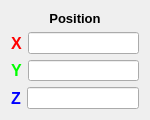
<?xml version="1.0" encoding="UTF-8"?>
<ui version="4.0">
 <class>FDYNPropertyShortCut</class>
 <widget class="QDialog" name="FDYNPropertyShortCut">
  <property name="geometry">
   <rect>
    <x>0</x>
    <y>0</y>
    <width>150</width>
    <height>120</height>
   </rect>
  </property>
  <property name="sizePolicy">
   <sizepolicy hsizetype="Fixed" vsizetype="Fixed">
    <horstretch>0</horstretch>
    <verstretch>0</verstretch>
   </sizepolicy>
  </property>
  <property name="minimumSize">
   <size>
    <width>150</width>
    <height>120</height>
   </size>
  </property>
  <property name="windowTitle">
   <string>Dialog</string>
  </property>
  <layout class="QVBoxLayout" name="verticalLayout">
   <item>
    <widget class="QLabel" name="topLabel">
     <property name="font">
      <font>
       <pointsize>10</pointsize>
       <weight>75</weight>
       <bold>true</bold>
      </font>
     </property>
     <property name="text">
      <string>Position</string>
     </property>
     <property name="alignment">
      <set>Qt::AlignCenter</set>
     </property>
     <property name="wordWrap">
      <bool>true</bool>
     </property>
    </widget>
   </item>
   <item>
    <layout class="QHBoxLayout" name="horizontalLayout">
     <item>
      <widget class="QLabel" name="label">
       <property name="palette">
        <palette>
         <active>
          <colorrole role="WindowText">
           <brush brushstyle="SolidPattern">
            <color alpha="255">
             <red>255</red>
             <green>0</green>
             <blue>0</blue>
            </color>
           </brush>
          </colorrole>
         </active>
         <inactive>
          <colorrole role="WindowText">
           <brush brushstyle="SolidPattern">
            <color alpha="255">
             <red>255</red>
             <green>0</green>
             <blue>0</blue>
            </color>
           </brush>
          </colorrole>
         </inactive>
         <disabled>
          <colorrole role="WindowText">
           <brush brushstyle="SolidPattern">
            <color alpha="127">
             <red>255</red>
             <green>255</green>
             <blue>255</blue>
            </color>
           </brush>
          </colorrole>
         </disabled>
        </palette>
       </property>
       <property name="font">
        <font>
         <pointsize>12</pointsize>
         <weight>75</weight>
         <bold>true</bold>
        </font>
       </property>
       <property name="text">
        <string>X</string>
       </property>
      </widget>
     </item>
     <item>
      <widget class="QLineEdit" name="lineXValue"/>
     </item>
    </layout>
   </item>
   <item>
    <layout class="QHBoxLayout" name="horizontalLayout_2">
     <item>
      <widget class="QLabel" name="label_2">
       <property name="palette">
        <palette>
         <active>
          <colorrole role="WindowText">
           <brush brushstyle="SolidPattern">
            <color alpha="255">
             <red>0</red>
             <green>255</green>
             <blue>0</blue>
            </color>
           </brush>
          </colorrole>
         </active>
         <inactive>
          <colorrole role="WindowText">
           <brush brushstyle="SolidPattern">
            <color alpha="255">
             <red>0</red>
             <green>255</green>
             <blue>0</blue>
            </color>
           </brush>
          </colorrole>
         </inactive>
         <disabled>
          <colorrole role="WindowText">
           <brush brushstyle="SolidPattern">
            <color alpha="127">
             <red>255</red>
             <green>255</green>
             <blue>255</blue>
            </color>
           </brush>
          </colorrole>
         </disabled>
        </palette>
       </property>
       <property name="font">
        <font>
         <pointsize>12</pointsize>
         <weight>75</weight>
         <bold>true</bold>
        </font>
       </property>
       <property name="text">
        <string>Y</string>
       </property>
      </widget>
     </item>
     <item>
      <widget class="QLineEdit" name="lineYValue"/>
     </item>
    </layout>
   </item>
   <item>
    <layout class="QHBoxLayout" name="horizontalLayout_3">
     <item>
      <widget class="QLabel" name="label_3">
       <property name="palette">
        <palette>
         <active>
          <colorrole role="WindowText">
           <brush brushstyle="SolidPattern">
            <color alpha="255">
             <red>0</red>
             <green>0</green>
             <blue>255</blue>
            </color>
           </brush>
          </colorrole>
         </active>
         <inactive>
          <colorrole role="WindowText">
           <brush brushstyle="SolidPattern">
            <color alpha="255">
             <red>0</red>
             <green>0</green>
             <blue>255</blue>
            </color>
           </brush>
          </colorrole>
         </inactive>
         <disabled>
          <colorrole role="WindowText">
           <brush brushstyle="SolidPattern">
            <color alpha="127">
             <red>255</red>
             <green>255</green>
             <blue>255</blue>
            </color>
           </brush>
          </colorrole>
         </disabled>
        </palette>
       </property>
       <property name="font">
        <font>
         <pointsize>12</pointsize>
         <weight>75</weight>
         <bold>true</bold>
        </font>
       </property>
       <property name="text">
        <string>Z</string>
       </property>
      </widget>
     </item>
     <item>
      <widget class="QLineEdit" name="lineZValue"/>
     </item>
    </layout>
   </item>
  </layout>
 </widget>
 <resources/>
 <connections/>
</ui>
